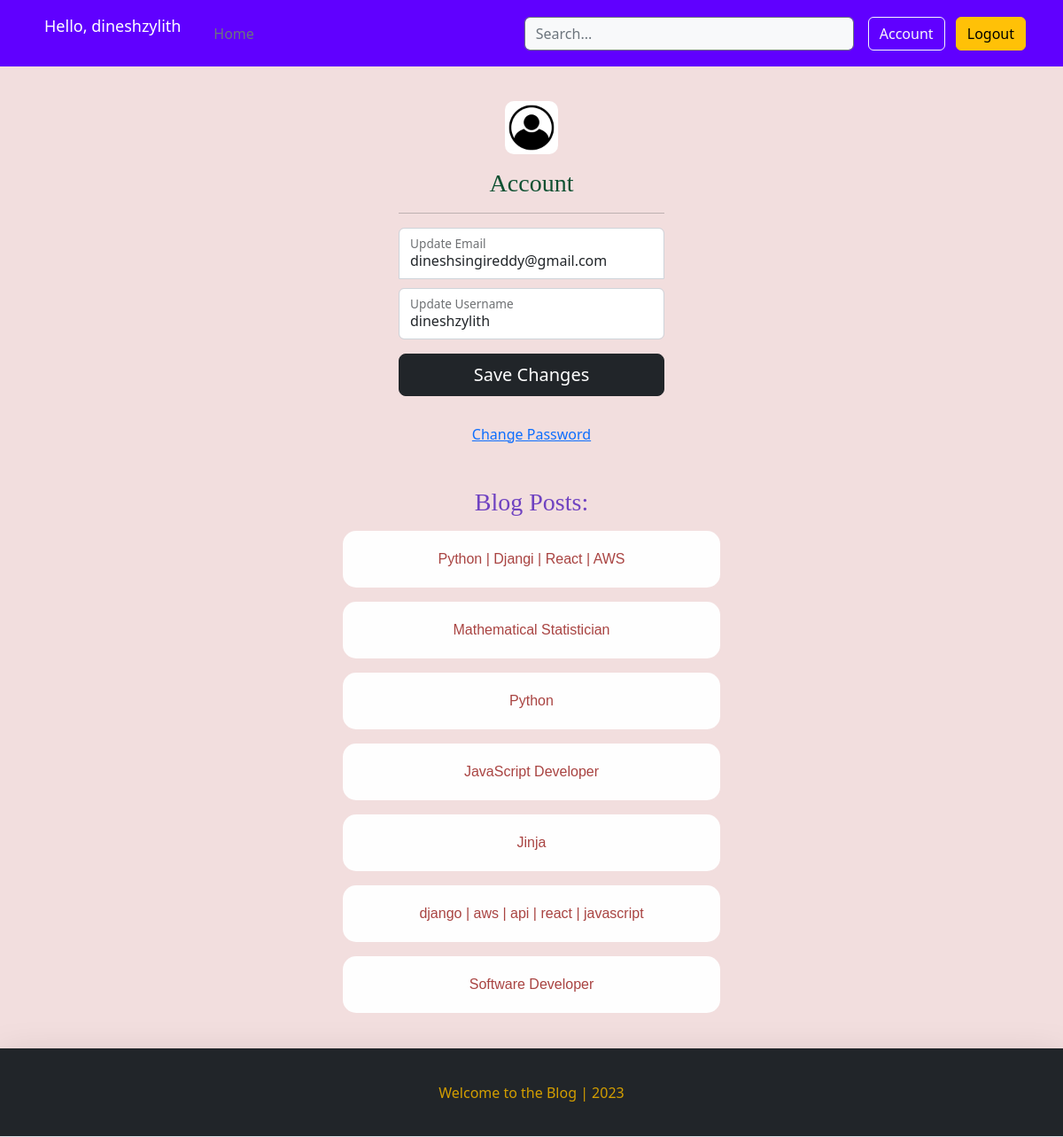
Screenshot of /account/ (signed in) with the database file from the repository.
### account/models.py (models this page shows, shortened)
class Account(AbstractUser):
    email           = models.EmailField(verbose_name='email', max_length=60,unique=True)
    username        = models.CharField(max_length=30, unique=True)
    date_joined     = models.DateTimeField(verbose_name='date_joined', auto_now_add=True)
    last_login      = models.DateTimeField(verbose_name='last_login', auto_now=True)
    is_admin        = models.BooleanField(default=False)
    is_active       = models.BooleanField(default=True)
    is_staff        = models.BooleanField(default=False)
    is_superuser    = models.BooleanField(default=False)
    USERNAME_FIELD  = 'email'
    REQUIRED_FIELDS = ['username',]
    objects = MyAccountManager()

### blog/models.py (models this page shows)
class BlogPost(models.Model):
    title           = models.CharField(max_length=60, null=False, blank=True)
    body            = models.TextField(max_length=50000, null=False, blank=True)
    image           = models.ImageField(upload_to=upload_location, null=False, blank=True)
    date_published  = models.DateTimeField(auto_now_add=True, verbose_name='date published')
    date_updated    = models.DateTimeField(auto_now=True, verbose_name='date updated')
    author          = models.ForeignKey(settings.AUTH_USER_MODEL, on_delete=models.CASCADE)
    slug            = models.SlugField(blank=True, unique=True)
    def __str__(self):
        return self.title

### account/views.py (the view)
# urls.py: path('account/', account_view, name='account'),
def account_view(request):
    if not request.user.is_authenticated:
        return redirect('login')
    context = {}
    if request.POST:
        form = UserUpdateForm(request.POST, instance=request.user)
        if form.is_valid():
            form.initial = {
                'email': request.POST['email'],
                'username': request.POST['username']
            }
            form.save()
            context['success_message'] = "Updated..!!"
    else:
        form = UserUpdateForm(
            initial = {
                "email": request.user.email,
                "username": request.user.username,
            }
        )
    context['account_form'] = form
    blog_posts = BlogPost.objects.filter(author=request.user)
    context['blog_posts'] = blog_posts
    return render(request, 'account/account.html', context)

### account/forms.py (shortened to what this page needs)
class UserUpdateForm(forms.ModelForm):
    class Meta:
        model = Account
        fields = ('email', 'username')

### account/templates/account/account.html (shortened to what this page needs)
{% extends 'personal/base.html' %}
{% load static %}
{% block content %}
<br>
<main class="form-signin w-100 m-auto">
<form method="post"> {% csrf_token %}
    <div class="d-flex flex-column pb-3">
        <img style="border-radius: 10px;" class="img-fluid mx-auto d-block" src="{% static 'user.png' %}" alt="Blog Dinesh" width="60" height="60">
    </div>
    <h1 class="h3 mb-3 fw-normal" style="color: #0f5132; font-family: 'Bookman Old Style'; text-align: center"> Account </h1>
    <hr>
    <div class="form-floating">
      <input type="email" name="email" class="form-control" id="floatingInputEmail" placeholder="name@example.com" required autofocus value="{{ account_form.initial.email }}">
        <label for="floatingInputEmail"> Update Email </label>
    </div>
    <div class="form-floating">
      <input type="text" name="username" class="form-control" id="floatingInputUsername" placeholder="Username" required value="{{ account_form.initial.username }}">
    <label for="floatingInputUsername"> Update Username</label>
    </div>
    {% for field in account_form %}
        <p>
    {% endfor %}
    <button class="w-100 btn btn-lg btn-dark" type="submit"> Save Changes </button>
  </form>
</main>
<div class="d-flex flex-column">
    <a class="m-auto" href="{% url 'password_change' %}"> Change Password</a>
</div>
<div class="container mt-4 p-4">
    <div class="row">
        <div class="blog-posts">
            <h3 class="mb-3 font-weight-normal" style="color: #6f42c1; font-family:'Bookman Old Style'; text-align: center"> Blog Posts: </h3>
            {% if blog_posts %}
                {% for post in blog_posts %}
                <a href="{% url 'blog:detail' post.slug %}" style="text-decoration: none;">
                   <p style="border-radius: 15px; color: #a94442; font-family: Arial; text-align: center; padding: 20px;" class="list-group-item-light"> {{ post }} </p>
                </a>
                {% endfor %}
            {% else %}
                <p> You have no blog posts. Create a post <a href="{% url 'blog:create' %}"> here </a>.</p>
            {% endif %}
        </div>
    </div>
</div>
{% endblock content %}

### personal/templates/personal/snippets/header.html (shortened to what this page needs)
<link rel="stylesheet" href="https://cdn.jsdelivr.net/npm/bootstrap@5.2.0/dist/css/bootstrap.min.css">
  <header class="p-3 text-bg" style="background-color: #6000ff;">
    <div class="container">
      <div class="d-flex flex-wrap align-items-center justify-content-center justify-content-lg-start">
          <a class="nav-link px-2 text-white" href="#" style="font-size: large;">
          {% if request.user.is_authenticated %}
          <p> Hello, {{ request.user.username }} </p>
          {% endif %}
          </a> &nbsp; &nbsp; &nbsp;
        <ul class="nav col-12 col-lg-auto me-lg-auto mb-2 justify-content-center mb-md-0">
          <li><a href="{% url 'home' %}" class="nav-link px-2 text-secondary">Home</a></li>
        </ul>
        <form class="col-12 col-lg-4 mb-3 mb-lg-0 me-lg-3" role="search" onsubmit="return executeQuery();">
          <input type="search" class="form-control form-control-dark text-bg-light" name="q" id="id_q" placeholder="Search..." aria-label="Search">
        </form>
        <div class="text-end">
            {% if request.user.is_authenticated %}
            <a href="{% url 'account' %}" type="button" class="btn btn-outline-light me-2"> Account </a>
            <a href="{% url 'logout' %}" type="button" class="btn btn-warning"> Logout </a>
            {% else %}
            <a href="{% url 'register' %}" type="button" class="btn btn-outline-light me-2"> Register </a>
            <a href="{% url 'login' %}" type="button" class="btn btn-warning"> Login </a>
            {% endif %}
        </div>
      </div>
    </div>
  </header>

### personal/static/personal/style.css (style rules this page uses)
body { background-color: #6a1a21; }
h1,h3,footer { color: white; }
.container { color: white; }

### personal/templates/personal/snippets/header.html (style rules this page uses)
.form-control-dark { border-color: var(--bs-gray); }

### account/templates/account/account.html (style rules this page uses)
body { background-color: #f2dede; }
.form-signin { max-width: 330px; padding: 15px; }
.form-signin input[type="email"] { margin-bottom: 10px; border-bottom-right-radius: 0; border-bottom-left-radius: 0; }
.blog-posts { max-width: 450px; width: 100%; margin: auto; }

### rows the page displays
Account: user.username "dineshzylith", email "dineshsingireddy@gmail.com", username "dineshzylith"
BlogPost: title "Python | Djangi | React | AWS"
BlogPost: title "Mathematical Statistician"
BlogPost: title "Python"
BlogPost: title "JavaScript Developer"
BlogPost: title "Jinja"
BlogPost: title "django | aws | api | react | javascript"
BlogPost: title "Software Developer"
